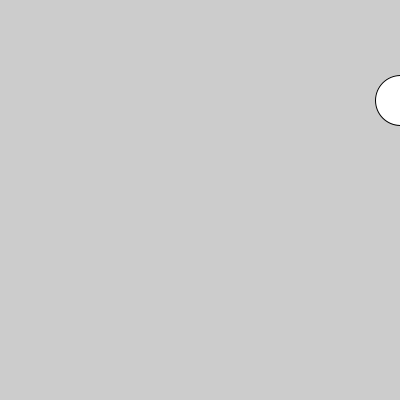
Frame 1 (no input)
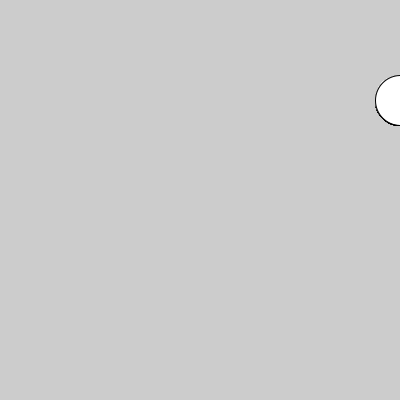
Frame 60 (the mouse pressed at the canvas centre just before this capture)
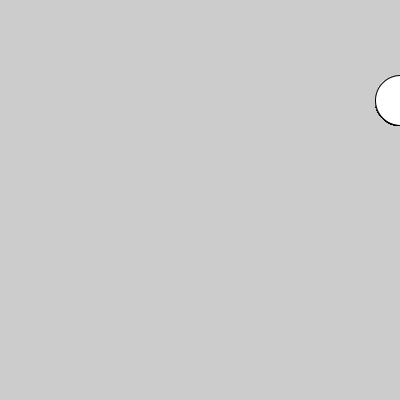
Frame 120 (the mouse held since frame 60 and released just before this capture)

The Processing sketch that drew these frames (run headless with seeded random() and noise(); from frame 60 on, the mouse is pressed at the canvas centre):

// Processing sketch: clase_06_06_2023_repaso_funcion_2
// ── clase_06_06_2023_repaso_funcion_2.pde
int botonPosX, botonPosY;

void setup(){
  size(400,400);
  botonPosX = 400;
  botonPosY = 100;
}

void draw(){
  dibujarBoton(botonPosX, botonPosY);
  if(hiceClickEnElBoton(botonPosX, botonPosY)){
    dibujarCuadrados(5);
  }
}

// ── funciones.pde
void dibujarBoton(int botonPosX, int botonPosY){
  ellipse(botonPosX,botonPosY,50,50);
}

boolean hiceClickEnElBoton(int botonPosX, int botonPosY){
  if(mousePressed && dist(mouseX, mouseY, botonPosX, botonPosY) < 25){
    return true;
  }
  return false;
}

void dibujarCuadrados(int cant){
  for(int i=0; i<cant; i++){
    rect(i*50, 100, 50, 50);
  }
}
